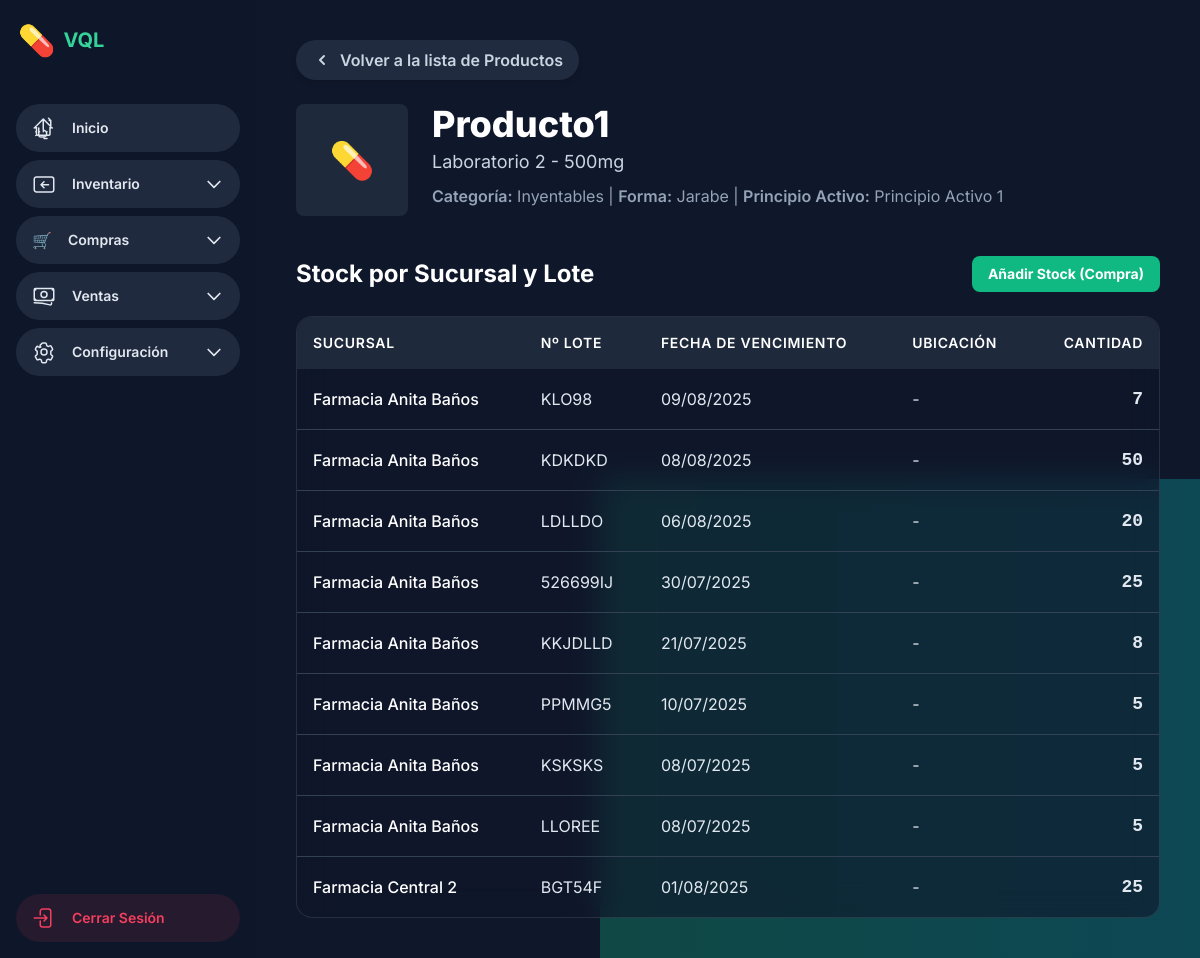
The page /inventario/productos/1/ on the database its author committed.
### inventario/models.py (models this page shows, shortened)
class Producto(models.Model):
    nombre = models.CharField(max_length=200, verbose_name="Nombre del Producto")
    descripcion = models.TextField(blank=True, verbose_name="Descripción Detallada")
    codigo_barras = models.CharField(max_length=100, unique=True, blank=True, null=True, verbose_name="Código de Barras (EAN)")
    principio_activo = models.ForeignKey(PrincipioActivo, on_delete=models.SET_NULL, null=True, blank=True, verbose_name="Principio Activo")
    concentracion = models.CharField(max_length=100, blank=True, verbose_name="Concentración (ej. 500mg)")
    forma_farmaceutica = models.ForeignKey(FormaFarmaceutica, on_delete=models.PROTECT, verbose_name="Forma Farmacéutica")
    laboratorio = models.ForeignKey(Laboratorio, on_delete=models.PROTECT, verbose_name="Laboratorio")
    categoria = models.ForeignKey(CategoriaProducto, on_delete=models.PROTECT, verbose_name="Categoría")
    unidad_compra = models.ForeignKey(UnidadPresentacion, on_delete=models.PROTECT, related_name='productos_comprados', verbose_name="Unidad de Compra Principal", help_text="La unidad en la que normalmente se compra este producto (ej. Caja).", null=True, blank=True)
    unidad_venta = models.ForeignKey(UnidadPresentacion, on_delete=models.PROTECT, related_name='productos_vendidos', verbose_name="Unidad de Venta Mínima", help_text="La unidad mínima en la que se vende el producto (ej. Tableta, Unidad).", null=True, blank=True)
    precio_compra_promedio = models.DecimalField(max_digits=10, decimal_places=2, default=0.00, verbose_name="Precio de Compra Promedio", help_text="Costo promedio de la unidad de VENTA MÍNIMA.")
    margen_ganancia_sugerido = models.DecimalField(max_digits=5, decimal_places=2, default=0.20, verbose_name="Margen de Ganancia Sugerido (%)", help_text="Ej: 0.20 para 20% de margen.")
    aplica_receta = models.BooleanField(default=False, verbose_name="Requiere Receta Médica")
    es_controlado = models.BooleanField(default=False, verbose_name="Es Producto Controlado")
    imagen_producto = models.ImageField(upload_to='productos/', blank=True, null=True, verbose_name="Imagen del Producto")
    fecha_registro = models.DateTimeField(auto_now_add=True, verbose_name="Fecha de Registro")
    class Meta:
        verbose_name = "Producto"
        verbose_name_plural = "Productos"
        ordering = ['nombre']

class Laboratorio(models.Model):
    nombre = models.CharField(max_length=100, unique=True, verbose_name="Nombre del Laboratorio")
    direccion = models.CharField(max_length=255, blank=True, verbose_name="Dirección")
    telefono = models.CharField(max_length=20, blank=True, verbose_name="Teléfono")
    email = models.EmailField(max_length=255, blank=True, verbose_name="Email de Contacto")
    class Meta:
        verbose_name = "Laboratorio"
        verbose_name_plural = "Laboratorios"
        ordering = ['nombre']
    def __str__(self):
        return self.nombre

class CategoriaProducto(models.Model):
    nombre = models.CharField(max_length=100, unique=True, verbose_name="Nombre de Categoría")
    descripcion = models.TextField(blank=True, verbose_name="Descripción")
    class Meta:
        verbose_name = "Categoría de Producto"
        verbose_name_plural = "Categorías de Productos"
        ordering = ['nombre']
    def __str__(self):
        return self.nombre

class FormaFarmaceutica(models.Model):
    nombre = models.CharField(max_length=100, unique=True, verbose_name="Nombre de Forma Farmacéutica")
    descripcion = models.TextField(blank=True, verbose_name="Descripción")
    class Meta:
        verbose_name = "Forma Farmacéutica"
        verbose_name_plural = "Formas Farmacéuticas"
        ordering = ['nombre']
    def __str__(self):
        return self.nombre

class PrincipioActivo(models.Model):
    nombre = models.CharField(max_length=100, unique=True, verbose_name="Nombre del Principio Activo")
    descripcion = models.TextField(blank=True, verbose_name="Descripción")
    class Meta:
        verbose_name = "Principio Activo"
        verbose_name_plural = "Principios Activos"
        ordering = ['nombre']
    def __str__(self):
        return self.nombre

class StockProducto(models.Model):
    producto = models.ForeignKey(Producto, on_delete=models.CASCADE, verbose_name="Producto")
    sucursal = models.ForeignKey(Sucursal, on_delete=models.CASCADE, verbose_name="Sucursal")
    lote = models.CharField(max_length=50, verbose_name="Número de Lote")
    fecha_vencimiento = models.DateField(verbose_name="Fecha de Vencimiento")
    cantidad = models.PositiveIntegerField(default=0, verbose_name="Cantidad Disponible", help_text="Cantidad del producto en su 'unidad de venta mínima' (ej. número de tabletas).")
    ubicacion_almacen = models.CharField(max_length=100, blank=True, verbose_name="Ubicación en Almacén")
    ultima_actualizacion = models.DateTimeField(auto_now=True, verbose_name="Última Actualización")
    class Meta:
        verbose_name = "Stock de Producto"
        verbose_name_plural = "Stocks de Productos"
        unique_together = ('producto', 'sucursal', 'lote')
        ordering = ['sucursal__nombre', 'producto__nombre', 'fecha_vencimiento']

### core/models.py (models this page shows, shortened)
class Sucursal(models.Model):
    farmacia = models.ForeignKey(
        Farmacia,
        on_delete=models.CASCADE, # Si la farmacia se elimina, sus sucursales también
        related_name='sucursales',
        verbose_name="Farmacia a la que pertenece",
        help_text="La cadena de farmacias o farmacia principal a la que pertenece esta sucursal."
    )
    nombre = models.CharField(max_length=200, verbose_name="Nombre de la Sucursal")
    codigo = models.CharField(max_length=10, unique=True, verbose_name="Código de Sucursal",
                              help_text="Código corto y único para identificar la sucursal (ej. 'SUR01', 'CENTRO').")
    direccion = models.CharField(max_length=255, blank=True, verbose_name="Dirección de la Sucursal")
    telefono = models.CharField(max_length=20, blank=True, verbose_name="Teléfono de la Sucursal")
    administrador = models.ForeignKey(
        Usuario,
        on_delete=models.SET_NULL,
        null=True,
        blank=True,
        related_name='sucursales_administradas',
        verbose_name="Administrador de Sucursal",
        help_text="Usuario responsable de la gestión de esta sucursal."
    )
    fecha_apertura = models.DateField(null=True, blank=True, verbose_name="Fecha de Apertura")
    class Meta:
        verbose_name = "Sucursal"
        verbose_name_plural = "Sucursales" # <-- CORREGIDO AQUÍ
        unique_together = ('farmacia', 'codigo') # Un código de sucursal debe ser único dentro de una farmacia
        ordering = ['farmacia__nombre', 'nombre'] # Ordenar por farmacia y luego por nombre de sucursal

### inventario/views.py (the view)
# urls.py: path('productos/<int:pk>/', views.producto_detail_view, name='producto_detail'),
def producto_detail_view(request, pk):
    producto = get_object_or_404(
        Producto.objects.select_related('categoria', 'laboratorio', 'forma_farmaceutica', 'principio_activo'),
        pk=pk
    )
    stock_items = StockProducto.objects.filter(producto=producto).select_related('sucursal').order_by('sucursal__nombre', '-fecha_vencimiento')
    context = {
        'producto': producto,
        'stock_items': stock_items
    }
    return render(request, 'inventario_templates/producto_detail.html', context)

### templates/inventario_templates/producto_detail.html (shortened to what this page needs)
{% extends 'farmacias_main_templates/app_base.html' %}
{% load static %}
{% block app_content %}
<header class="mb-10">
    <a href="{% url 'inventario:producto_list' %}"
        class="inline-flex items-center gap-2 px-4 py-2 bg-slate-700/50 text-slate-300 font-semibold rounded-full hover:bg-slate-700 hover:text-white transition-all duration-300 shadow-md hover:shadow-lg focus:outline-none focus:ring-2 focus:ring-offset-2 focus:ring-offset-slate-900 focus:ring-emerald-500">
        <svg xmlns="http://www.w3.org/2000/svg" class="h-5 w-5" viewBox="0 0 20 20" fill="currentColor">
            <path fill-rule="evenodd"
                d="M12.707 5.293a1 1 0 010 1.414L9.414 10l3.293 3.293a1 1 0 01-1.414 1.414l-4-4a1 1 0 010-1.414l4-4a1 1 0 011.414 0z"
                clip-rule="evenodd" />
        </svg>
        Volver a la lista de Productos
    </a>
    <div class="mt-6 flex flex-col sm:flex-row items-start gap-6">
        {% if producto.imagen_producto %}
        <img src="{{ producto.imagen_producto.url }}" alt="{{ producto.nombre }}"
            class="w-28 h-28 object-cover rounded-lg border-2 border-slate-700">
        {% else %}
        <div
            class="w-28 h-28 bg-slate-800 rounded-lg flex items-center justify-center text-4xl text-slate-500 flex-shrink-0">
            💊</div>
        {% endif %}
        <div class="flex-1">
            <h1 class="text-4xl font-extrabold text-white">{{ producto.nombre }}</h1>
            <p class="text-lg text-slate-300 mt-1">{{ producto.laboratorio }} - {{ producto.concentracion|default:"" }}
            </p>
            <p class="text-slate-400 mt-2">
                <span class="font-semibold">Categoría:</span> {{ producto.categoria|default:"N/A" }} |
                <span class="font-semibold">Forma:</span> {{ producto.forma_farmaceutica|default:"N/A" }} |
                <span class="font-semibold">Principio Activo:</span> {{ producto.principio_activo|default:"N/A" }}
            </p>
        </div>
    </div>
</header>
<div class="flex justify-between items-center mb-6">
    <h3 class="text-2xl font-bold text-white">Stock por Sucursal y Lote</h3>
    <a href="{% url 'inventario:stock_add' pk=producto.pk %}"
        class="px-4 py-2 rounded-lg bg-emerald-500 hover:bg-emerald-600 text-white font-bold transition-colors text-sm">
        Añadir Stock (Compra)
    </a>
</div>
<div class="glass-card rounded-2xl overflow-hidden">
    <div class="overflow-x-auto">
        <table class="w-full text-left">
            <thead class="bg-slate-800">
                <tr>
                    <th class="p-4 text-sm font-semibold text-white uppercase tracking-wider">Sucursal</th>
                    <th class="p-4 text-sm font-semibold text-white uppercase tracking-wider">Nº Lote</th>
                    <th class="p-4 text-sm font-semibold text-white uppercase tracking-wider">Fecha de Vencimiento</th>
                    <th class="p-4 text-sm font-semibold text-white uppercase tracking-wider">Ubicación</th>
                    <th class="p-4 text-sm font-semibold text-white uppercase tracking-wider text-right">Cantidad</th>
                </tr>
            </thead>
            <tbody class="divide-y divide-slate-700">
                {% for stock in stock_items %}
                <tr class="hover:bg-slate-800/50 transition-colors">
                    <td class="p-4 font-medium text-white">{{ stock.sucursal.nombre }}</td>
                    <td class="p-4">{{ stock.lote }}</td>
                    <td class="p-4">{{ stock.fecha_vencimiento|date:"d/m/Y" }}</td>
                    <td class="p-4">{{ stock.ubicacion_almacen|default:"-" }}</td>
                    <td class="p-4 font-mono text-right font-bold text-lg">{{ stock.cantidad }}</td>
                </tr>
                {% empty %}
                <tr>
                    <td colspan="5" class="p-8 text-center text-slate-400">
                        Aún no hay stock registrado para este producto.
                    </td>
                </tr>
                {% endfor %}
            </tbody>
        </table>
    </div>
</div>
{% endblock %}

### templates/farmacias_main_templates/base.html (style rules this page uses)
.glass-card { background: rgba(15, 23, 42, 0.6); -webkit-backdrop-filter: blur(16px); backdrop-filter: blur(16px); border: 1px solid rgba(255, 255, 255, 0.1); }
body { overflow-x: hidden; }

### rows shown on the page
Producto: nombre "Producto1", laboratorio "Laboratorio 2", concentracion "500mg", categoria "Inyentables", forma_farmaceutica "Jarabe", principio_activo "Principio Activo 1"
StockProducto: sucursal.nombre "Farmacia Anita Baños", lote "KLO98", fecha_vencimiento "09/08/2025", ubicacion_almacen "-", cantidad "7"
StockProducto: sucursal.nombre "Farmacia Anita Baños", lote "KDKDKD", fecha_vencimiento "08/08/2025", ubicacion_almacen "-", cantidad "50"
StockProducto: sucursal.nombre "Farmacia Anita Baños", lote "LDLLDO", fecha_vencimiento "06/08/2025", ubicacion_almacen "-", cantidad "20"
StockProducto: sucursal.nombre "Farmacia Anita Baños", lote "526699IJ", fecha_vencimiento "30/07/2025", ubicacion_almacen "-", cantidad "25"
StockProducto: sucursal.nombre "Farmacia Anita Baños", lote "KKJDLLD", fecha_vencimiento "21/07/2025", ubicacion_almacen "-", cantidad "8"
StockProducto: sucursal.nombre "Farmacia Anita Baños", lote "PPMMG5", fecha_vencimiento "10/07/2025", ubicacion_almacen "-", cantidad "5"
StockProducto: sucursal.nombre "Farmacia Anita Baños", lote "KSKSKS", fecha_vencimiento "08/07/2025", ubicacion_almacen "-", cantidad "5"
StockProducto: sucursal.nombre "Farmacia Anita Baños", lote "LLOREE", fecha_vencimiento "08/07/2025", ubicacion_almacen "-", cantidad "5"
StockProducto: sucursal.nombre "Farmacia Central 2", lote "BGT54F", fecha_vencimiento "01/08/2025", ubicacion_almacen "-", cantidad "25"
